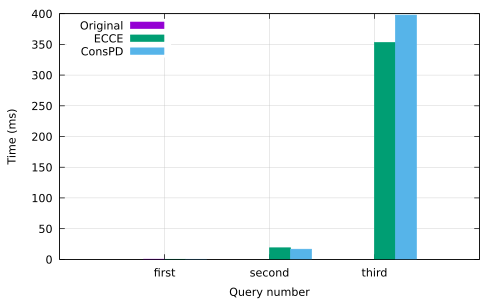

Source code (gnuplot):
set datafile separator ','

set terminal pdf 
set output 'unify.pdf'

set style data histogram  
set style fill solid

set xrange [-0:]
set yrange [0:]

set ylabel 'Time (ms)' # label for the Y axis
set xlabel 'Query number' # label for the X axis

set key left top

set style line 100 lt 1 lc rgb "grey" lw 0.5 # linestyle for the grid
set grid ls 100 # enable grid with specific linestyle

plot 'unify.csv' u 2:xtic(1) title "Original", 'unify.csv' u 3:xtic(1) title "ECCE", 'unify.csv' u 4:xtic(1) title "ConsPD"
